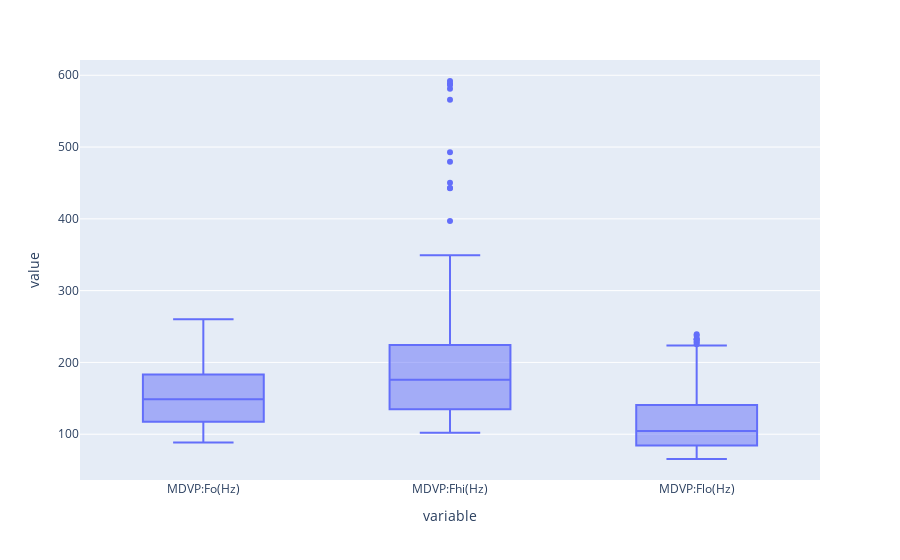

The notebook cell this image was saved under:
### Markdown cell above
There is no missing values.

### Code cell
# fundamental frequencies
f = f = ['MDVP:Fo(Hz)', 'MDVP:Fhi(Hz)', 'MDVP:Flo(Hz)']
px.box(parkinsons_df[f])

### Figure 1 — Plotly figure (JSON) as saved in the notebook; plotly's stock layout.template omitted (floating-point values rounded to 4 significant figures; data arrays with more than 128 entries replaced by an {"elided": "..."} marker saying what was removed)
{"data": [{"alignmentgroup": "True", "hovertemplate": "variable=%{x}<br>value=%{y}<extra></extra>", "legendgroup": "", "marker": {"color": "#636efa"}, "name": "", "notched": false, "offsetgroup": "", "orientation": "v", "showlegend": false, "type": "box", "x": {"elided": "585 str values"}, "x0": " ", "xaxis": "x", "y": {"elided": "585 float values"}, "y0": " ", "yaxis": "y"}], "layout": {"boxmode": "group", "legend": {"tracegroupgap": 0}, "margin": {"t": 60}, "xaxis": {"anchor": "y", "domain": [0, 1], "title": {"text": "variable"}}, "yaxis": {"anchor": "x", "domain": [0, 1], "title": {"text": "value"}}}}
